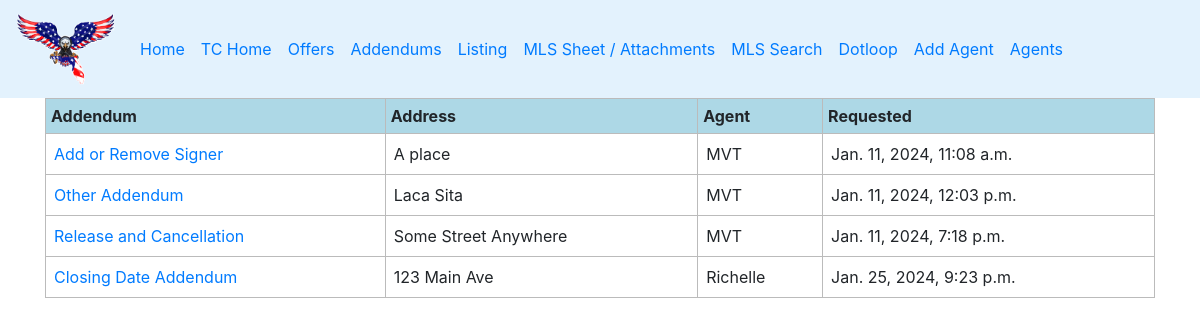
Page /ticket/addendum/pending/ (signed in) on the committed database.
### Tickets/models.py (models this page shows, shortened)
class CreateAddendum(models.Model):
	agent = models.ForeignKey(TeamMembers, on_delete = models.DO_NOTHING, verbose_name = "Agent")
	address = models.CharField(max_length = 100, verbose_name = "Property Address")
	addendum = models.CharField(max_length = 100, choices=[("Repair Addendum", "Repair Addendum"),
		("Closing Date Addendum","Closing Date Addendum"), ("Credit By Seller/Buyer Addendum","Credit By Seller/Buyer Addendum"),
		("Add or Remove Signer", "Add or Remove Signer"), ("Other Addendum", "Other Addendum"),
		("Release and Cancellation","Release and Cancellation")], blank = True, null=True,verbose_name="Addendum")
	four_points = models.TextField(blank = True, null=True, verbose_name = "Which items from the 4-point Inspection Report are to be added?")
	credit_amount = MoneyField(max_digits = 10, decimal_places = 2,currency_choices = [("USD","US Dollar"),],
		blank = True, null=True,verbose_name='Credit Amount')
	inspection_report = models.CharField(max_length = 3, choices = [("Yes","Yes"),("No","No")],blank = True,null=True, verbose_name = "Email the inspection reports to admin@militaryvetteam and fischerclosing@gmail.com")
	new_closing = models.DateField(blank = True, null=True,verbose_name='Closing Date')
	add_remove = models.CharField(max_length = 20, choices = [("Add", "Add"), ("Remove", "Remove")],blank = True, null=True,verbose_name = "Add/Remove")
	buyer_seller = models.CharField(max_length = 20, choices = [("Buyer","Buyer"),("Seller","Seller")], blank = True, null=True,verbose_name = "Buyer/Seller")
	full_name = models.CharField(max_length = 100, blank = True, null=True,verbose_name = "Full Name")
	email = models.CharField(max_length = 100, blank = True, null = True, verbose_name = "Email Address")
	additional = models.TextField(blank = True, null=True,verbose_name = "Additional Terms")
	cancellation_reason = models.CharField(max_length = 100, choices = [("Client changed mind", "Client changed mind"),
		("Inspection Unsatisfactory","Inspection Unsatisfactory" ),("Finance fell through","Finance fell through"),
		("Low Appraisal","Low Appraisal"), ("Other","Other")], null = True, blank = True)
	other = models.CharField(max_length = 100, blank = True, null = True,
		verbose_name = "In case you select 'other' please tell us the reason")
	disbursement = models.CharField(max_length = 100, null = True, blank = True,
		verbose_name = "Disbursement of Escrow Funds")
	created = models.DateTimeField(auto_now_add = True, null = True)
	completed = models.DateTimeField(null = True)
	completed_by = models.ForeignKey(User, on_delete = models.DO_NOTHING, null = True)

### TeamMembers/models.py (models this page shows)
class TeamMembers(models.Model):
	name = models.CharField(max_length=100, verbose_name="Agent's Name")
	phone = models.CharField(max_length=100, verbose_name="Phone Number")
	email = models.CharField(max_length=100, verbose_name="Email")
	offer = models.IntegerField(default=0)
	addendum = models.IntegerField(default=0)
	listing = models.IntegerField(default = 0)
	mls_attachments = models.IntegerField(default = 0)
	mls_search = models.IntegerField(default = 0)
	dotloop = models.IntegerField(default = 0)
	def __str__(self):
		return str(self.name)

### Tickets/views.py (the view)
# urls.py: path('addendum/pending/', views.pendingaddendum, name = 'pending addendums'),
@login_required
def pendingaddendum(request):
	addendums = CreateAddendum.objects.filter(completed__isnull = True)
	return render(request, 'pendingaddendum.html', {'addendums':addendums, 'encabezado':'Pending Addendums'})

### Tickets/templates/pendingaddendum.html
{% extends 'base.html' %}
{% load static %}
{% block content %}
<table style="width: 100%;border-collapse: collapse;">
	<tr bgcolor="#ADD8E6">
		<th style="border: 1px solid #bbb;padding: 5px;">Addendum</th>
		<th style="border: 1px solid #bbb;padding: 5px;">Address</th>
		<th style="border: 1px solid #bbb;padding: 5px;">Agent</th>
		<th style="border: 1px solid #bbb;padding: 5px;">Requested</th>
	</tr>
	{% for addendum in addendums %}
	<tr>
		<td style="border: 1px solid #bbb; padding: 8px;">
			<a href="{% url 'addendum details' addendum.id %}">
				{{addendum.addendum}}
			</a>
		</td>
		<td style="border: 1px solid #bbb;padding: 8px;">
			{{addendum.address}}
		</td>
		<td style="border: 1px solid #bbb;padding: 8px;">
			{{addendum.agent}}
		</td>
		<td style="border: 1px solid #BBB;padding: 8px;">
			{{addendum.created}}
		</td>
	</tr>
	{% endfor %}
</table>
{% endblock %}

### static/css/estilos.css (style rules this page uses)
body { background-image:url('https://yt3.googleusercontent.com/WSwBQpgZ-93Mobr4KeA1Y9v4qjpHbxNfNuQ6kH4bukLgl4p-4IgpVFDB-Hf0eQV7XykQORkg=s900-c-k-c0x00ffffff-no-rj') ; background-size: cover; background-position: 20% 20%; }
.signup-container, .card, .card-body, .form, .form-group, .details, table { border: 1px solid #ccc; border-radius: 20px; padding: 10px; justify-content: center; }
.signup-container, .form, .form-group, .details, .block, table { background-color: rgba(255, 255, 255, 0.5); backdrop-filter: blur(15px); }

### rows in the picture
CreateAddendum: addendum "Add or Remove Signer", address "A place", agent "MVT", created "Jan. 11, 2024, 11:08 a.m."
CreateAddendum: addendum "Other Addendum", address "Laca Sita", agent "MVT", created "Jan. 11, 2024, 12:03 p.m."
CreateAddendum: addendum "Release and Cancellation", address "Some Street Anywhere", agent "MVT", created "Jan. 11, 2024, 7:18 p.m."
CreateAddendum: addendum "Closing Date Addendum", address "123 Main Ave", agent "Richelle", created "Jan. 25, 2024, 9:23 p.m."
